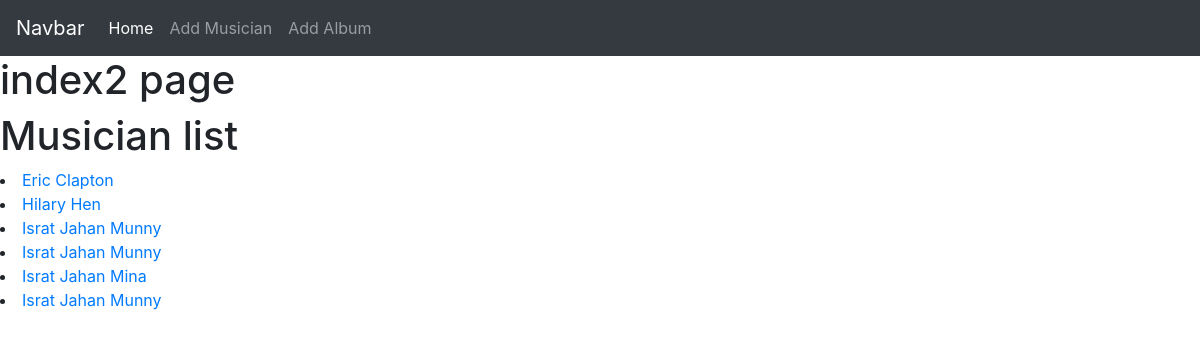
Page /First_app/index2/ on the committed database.
### First_app/models.py (models this page shows, shortened)
class Musician (models.Model):
    first_name=models.CharField(max_length=50)
    last_name=models.CharField(max_length=50)
    instrument=models.CharField(max_length=50)

### First_app/views.py (the view)
# urls.py: path('index2/',views.index2,name="index2" ),
def index2(request):
    musician_list=Musician.objects.order_by('first_name')
    diction={'title':"Home page","musician_list":musician_list}
    return render(request,'First_app/index2.html',context=diction)

### templates/First_app/index2.html
{% extends 'First_app/base2.html'%}
{% block body_block%}
<h1>index2 page</h1>
<h1>Musician list</h1>
{% if musician_list %}
{% for musician in musician_list %}
<li><a href="{% url 'First_app:album_list' artistId=musician.id %}">{{musician.first_name}} {{musician.last_name}}</a></li>
{% endfor %}
{% else %}
<h1>There is no musician</h1>
{% endif %}
{% endblock %}

### templates/First_app/base2.html (shortened to what this page needs)
<!DOCTYPE html>
<html lang="en" dir="ltr">
  <head>
    <link rel="stylesheet" href="https://maxcdn.bootstrapcdn.com/bootstrap/4.0.0/css/bootstrap.min.css">
  </head>
  <body>
    <nav class="navbar navbar-expand-lg navbar-dark bg-dark">
  <a class="navbar-brand" href="#">Navbar</a>
  <div class="collapse navbar-collapse" id="navbarNav">
    <ul class="navbar-nav">
      <li class="nav-item active">
        <a class="nav-link" href="{% url 'First_app:index2' %}">Home <span class="sr-only">(current)</span></a>
      </li>
      <li class="nav-item">
        <a class="nav-link" href="{% url 'First_app:musician_form' %}">Add Musician</a>
      </li>
      <li class="nav-item">
        <a class="nav-link" href="{% url 'First_app:album_form' %}">Add Album</a>
      </li>
    </ul>
  </div>
</nav>
{% block body_block %}
{% endblock %}
  </body>
</html>

### rows in the picture
Musician: first_name "Eric", last_name "Clapton"
Musician: first_name "Hilary", last_name "Hen"
Musician: first_name "Israt Jahan", last_name "Munny"
Musician: first_name "Israt Jahan", last_name "Munny"
Musician: first_name "Israt Jahan", last_name "Mina"
Musician: first_name "Israt Jahan", last_name "Munny"
